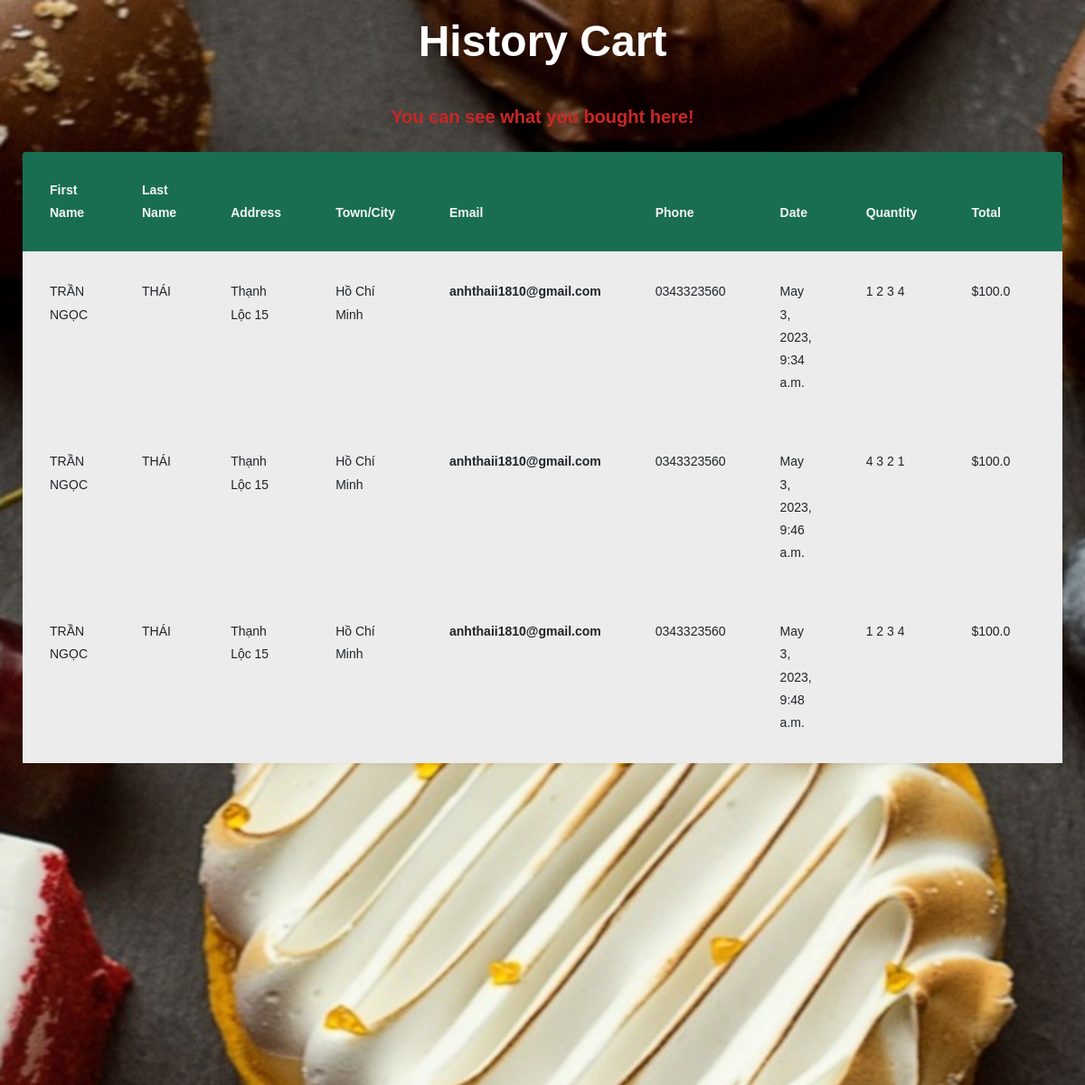
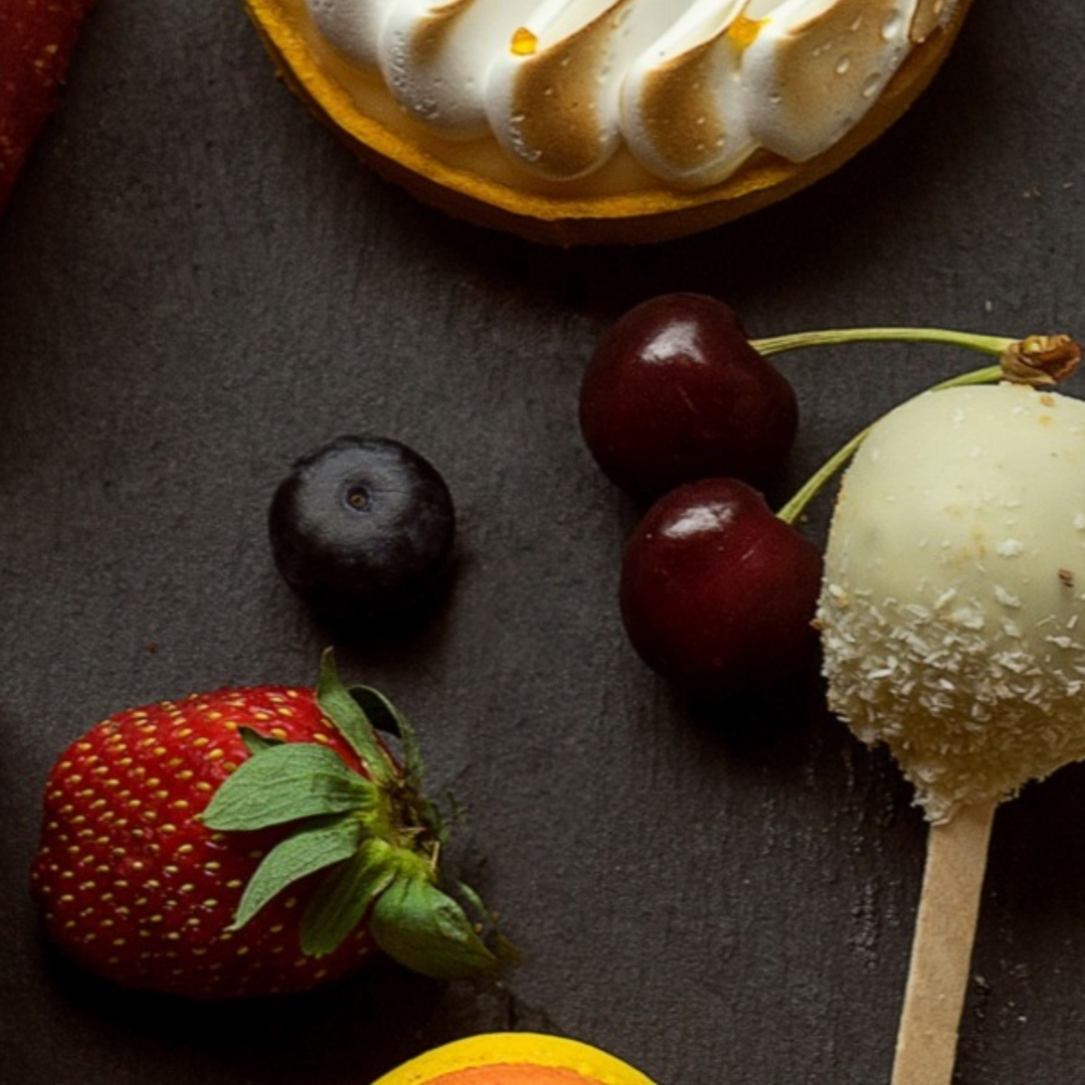
/history/ (signed in), run on the app's committed database (2 pictures, top to bottom).
### cakeshop/models.py (models this page shows, shortened)
class Bill(models.Model):
    user = models.ForeignKey(User, on_delete=models.CASCADE)
    email = models.EmailField()
    first_name = models.CharField(max_length=50)
    last_name = models.CharField(max_length=50)
    address = models.CharField(max_length=255)
    town_city = models.CharField(max_length=50)
    phone_number = models.CharField(max_length=12)
    add_information = models.TextField(max_length=500, null=True, blank=True)
    cake_list = models.JSONField()
    total_price = models.DecimalField(max_digits=10, decimal_places=2)
    date = models.DateTimeField(auto_now_add=True)

### cakeshop/views.py (the view)
# urls.py: path('history/', views.BillView.get_all_bill, name='purchase_history'),
    def get_all_bill(request):
        bill_list = Bill.objects.filter(user=request.user)
        bills = []
        for bill in bill_list:
            cake_list = json.loads(bill.cake_list)
            new_bill = {'id': bill.id, 'email': bill.email, 'phone_number': bill.phone_number,
                        'first_name': bill.first_name, 'last_name': bill.last_name,
                        'town_city': bill.town_city, 'address': bill.address,
                        'date': bill.date, 'note': bill.add_information,
                        'cake_list': cake_list, 'total': float(bill.total_price)}
            bills.append(new_bill)
        context = {'bills': bills}
        return render(request, 'cakeshop/purchase_history.html', context)

### cakeshop/templates/cakeshop/purchase_history.html (shortened to what this page needs)
<!doctype html>
<html lang="en">
{% load static %}
<head>
    <link rel="stylesheet" href="https://stackpath.bootstrapcdn.com/font-awesome/4.7.0/css/font-awesome.min.css">
    <link rel="stylesheet" href="{% static 'css/purchase_history.css' %}">
    <link rel="stylesheet" href="{% static 'css/purchase_history-costume.css' %}">
</head>
<body>
    <section class="ftco-section background__htrc" style="
        background-image: url(/static/img/slider_3.png);
        background-position: center !important;
        background-size: cover !important;
        background-repeat: no-repeat;
        width: 100%;
        height: 300vh;
        padding: 10px;">
        <div class="container-fluid">
            <div class="row justify-content-center">
                <div class="col-md-6 text-center mb-4">
                    <h2 class="heading-section">History Cart</h2>
                </div>
            </div>
            <div class="row">
                <div class="col-md-12">
                    <h3 class="h5 mb-4 text-center text-center-color">You can see what you bought here!</h3>
                    <div class="table-wrap">
                        <table class="table myaccordion table-hover" id="accordion">
                            <thead>
                                <tr>
                                    <th class="row_baground-cl">First Name</th>
                                    <th class="row_baground-cl">Last Name</th>
                                    <th class="row_baground-cl">Address</th>
                                    <th class="row_baground-cl">Town/City</th>
                                    <th class="row_baground-cl">Email</th>
                                    <th class="row_baground-cl">Phone</th>
                                    <th class="row_baground-cl">Date</th>
                                    <th class="row_baground-cl">Quantity</th>
                                    <th class="row_baground-cl">Total</th>
                                    <th class="row_baground-cl">&nbsp;</th>
                                </tr>
                            </thead>
                            <tbody>
                                {% for billItem in bills %}
                                <tr data-toggle="collapse" data-target="#collapseOne_{{ billItem.id }}" aria-expanded="true"
                                    aria-controls="collapseOne_{{ billItem.id }}">
                                    <td>{{billItem.first_name}}</td>
                                    <td>{{billItem.last_name}}</td>
                                    <td>{{billItem.address}}</td>
                                    <td>{{billItem.town_city}}</td>
                                    <th scope="row">{{billItem.email}}</th>
                                    <td>{{billItem.phone_number}}</td>
                                    <td>{{billItem.date}}</td>
                                    <td>
                                        {% for cake in billItem.cake_list %}
                                        {{ cake.quantity }}
                                        {% endfor %}
                                    </td>
                                    <td>${{ billItem.total }}</td>
                                    <td>
                                    </td>
                                </tr>
                                {% endfor %}
                            </tbody>
                        </table>
                    </div>
                </div>
            </div>
        </div>
    </section>
</body>
</html>

### cakeshop/static/css/purchase_history-costume.css (style rules this page uses)
.table-wrap { border-radius: 4px; }
.heading-section { font-size: 48px !important; font-weight: 700; color: rgb(255, 255, 255); }
.text-center-color { color: rgb(202, 38, 38); font-weight: 600; }
.row_baground-cl { background-color: rgb(25, 110, 82) !important; color: whitesmoke !important; }

### data on the page
Bill: first_name "TRẦN NGỌC", last_name "THÁI", address "Thạnh Lộc 15", town_city "Hồ Chí Minh", email "anhthaii1810@gmail.com", phone_number "0343323560", date "May 3, 2023, 9:34 a.m."
Bill: first_name "TRẦN NGỌC", last_name "THÁI", address "Thạnh Lộc 15", town_city "Hồ Chí Minh", email "anhthaii1810@gmail.com", phone_number "0343323560", date "May 3, 2023, 9:46 a.m."
Bill: first_name "TRẦN NGỌC", last_name "THÁI", address "Thạnh Lộc 15", town_city "Hồ Chí Minh", email "anhthaii1810@gmail.com", phone_number "0343323560", date "May 3, 2023, 9:48 a.m."

### other printed values
{{ cake.quantity }} "1" "2" "3" "4" "4" "3" "2" "1" "1" "2" "3" "4"
{{ billItem.total }} "100.0" "100.0" "100.0"
